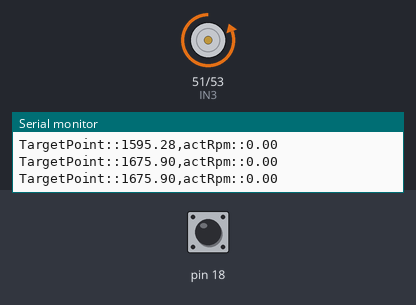
The sketch below on a simulated Arduino Mega 2560, built with avr-gcc and run on an emulated ATmega2560. Parts: motor-driver pin pairs drawn as motors (green arrow = first pin HIGH = forward, orange = second pin HIGH = backward, longer = more drive, scaled by the enable pin), the last lines printed to the serial monitor. Inputs (shaded band) come from the test bench; at power-on: pin 18 LOW.

Above: at 1.2 s.
1.3 s: pin 18 driven HIGH
4.3 s: pin 18 pulsed LOW 2 times (0.12 s each, 0.3 s apart)
7.9 s: pin 18 pulsed LOW 5 times (0.12 s each, 0.3 s apart)
At 10.4 s:
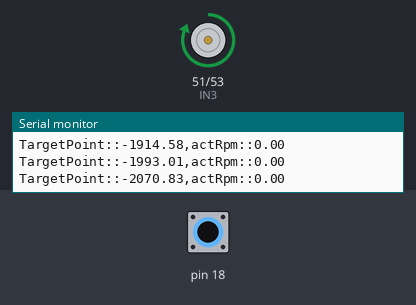
11.2 s: pin 18 driven LOW
At 18.24 s:
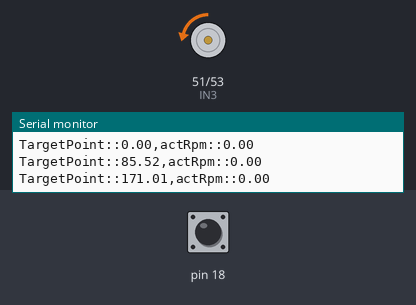
Timing chart, 0 to 37.9 s (numbered marks = the images above; inputs shaded):
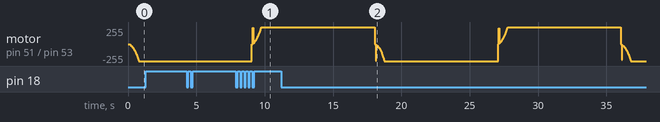

The sketch:

rpmcontrol_with_PID_code_static_target.ino
```cpp
#include <FlexiTimer2.h>

#define IN3  51
#define IN4  53
#define ENB  4
#define MAXPWM 255

#define MAXRPM 4900

volatile long pulseNum = 0;

uint32_t timer;
int loopDelay = 0;
int idx = 0;

double Kp = 0.008, Ki = 0.026, Kd = 0.0028;

enum motorMode {CW, CCW, STOP};
double TargetPoint;

void plot(String label, double value, bool last)
{
  Serial.print(label);

  if (label != "")
  {
    Serial.print(":");
  }
  Serial.print(value);

  if (last == false)
  {
    Serial.print(",");
  }
  else
  {
    Serial.println();
  }
}

class CodedMotor
{
  private:
    int IN_1;
    int IN_2;
    int EN;

    double cmKp, cmKi, cmKd;

    motorMode mM;

    double lastError;
    double errorIntegral;
    double errorLimit = 500;
    double Output;

    //比例调节
    double Pterm(double Kp, double error)
    {
      double PWMp = Kp * error;
      return PWMp;
    }

    //微分调节
    double Dterm(double Kd, double error, uint32_t dt)
    {
      double dError = error - lastError;
      double errorSpeed = dError * 1000000.0 / dt;
      double PWMd = Kd * errorSpeed;
      lastError = error;
      return PWMd;
    }

    //积分调节
    double Iterm(double Ki, double error, uint32_t dt)
    {
      errorIntegral = errorIntegral + error * dt / 1000000.0;
      double PWMi = Ki * errorIntegral;
      return PWMi;
    }

  public:

    CodedMotor(int in1, int in2, int en, double cmkp, double cmki, double cmkd) //构造函数
    {
      IN_1 = in1;
      IN_2 = in2;
      EN = en;
      cmKp = cmkp;
      cmKi = cmki;
      cmKd = cmkd;


      //stop motor first
      digitalWrite(IN_1, LOW);
      digitalWrite(IN_2, LOW);
      mM = STOP;
      analogWrite(EN, 0);
      lastError = 0;
      errorIntegral = 0;
      Output = 0;

    };

    void stop()  //停止电机
    {
      digitalWrite(IN_1, LOW);
      digitalWrite(IN_2, LOW);
      mM = STOP;
      analogWrite(EN, 0);
      lastError = 0;
      errorIntegral = 0;
      Output = 0;
      return;
    }

    void outPut(motorMode mm, double targetPoint, double inputPoint, uint32_t dT)
    {


      if (mm == STOP || (mm == CW && mM == CCW) || (mm == CCW && mM == CW) || targetPoint == 0)
      {
        //如果要求电机目标状态为STOP, 或者电机当前转向和电机目标转向相反,或者要求目标转速为0时,停止电机转动
        stop();
        return;
      }
      else if (mm == CW && mM != CW)
      {
        mM = CW;
        digitalWrite(IN_1, LOW);
        digitalWrite(IN_2, HIGH);
      }
      else if (mm == CCW && mM != CCW)
      {
        mM = CCW;
        digitalWrite(IN_1, HIGH);
        digitalWrite(IN_2, LOW);
      }

      double error = targetPoint - inputPoint;

      Output = Output + Pterm(cmKp, error) + Iterm(cmKi, error, dT) + Dterm(cmKd, error, dT);


      if (Output > MAXPWM)
      {
        Output = MAXPWM;
      }

      analogWrite(EN, Output);

    };

    motorMode getMode()
    {
      return mM;
    }
};

CodedMotor cm1 = CodedMotor(IN3, IN4, ENB, Kp, Ki, Kd);

void setup() {


  Serial.begin(9600);
  //设置引脚模式
  pinMode(IN3, OUTPUT);
  pinMode(IN4, OUTPUT);
  pinMode(ENB, OUTPUT);
  pinMode(2, INPUT);

  attachInterrupt(digitalPinToInterrupt(18), encoderISR, CHANGE);

  timer = 0;

  FlexiTimer2::set(50, timerIntFun);         /* 设置 （每【100】毫秒执行一次 定时器中断函数）*/
  FlexiTimer2::start();                                          /* 开始  启动这个定时器中断 */

}

void loop() {

  uint32_t now = micros();

  //获取电机编码器的计数, 得到转速
  noInterrupts();
  if (timer == 0)
  {
    //for the first time
    timer = now;
    pulseNum = 0;
    interrupts();
    return;
  }

  uint32_t dT = now - timer;

  double actRpm = pulseNum * 2727272.7 / dT;
  pulseNum = 0;
  timer = now;
  interrupts();


  if (TargetPoint > 0)
  {
    cm1.outPut(CW, TargetPoint, actRpm, dT);
  }
  else if (TargetPoint < 0 )
  {
    cm1.outPut(CCW, -TargetPoint, actRpm, dT);
  }
  else if (TargetPoint == 0)
  {
    cm1.stop();
  }


  plot("TargetPoint:", TargetPoint, false);

  if (cm1.getMode() == CW)
  {
    plot("actRpm:", actRpm, true);
  }
  else if (cm1.getMode() == CCW)
  {
    plot("actRpm:", -actRpm, true);
  }
  else if (cm1.getMode() == STOP)
  {
    plot("actRpm:", 0, true);
  }

  delay(loopDelay);
}

void encoderISR()
{
  pulseNum++;
}

void timerIntFun() {
  TargetPoint = sin(idx * 3.14159265 / 180.0) * MAXRPM;
  idx = idx + 1;
}
```
